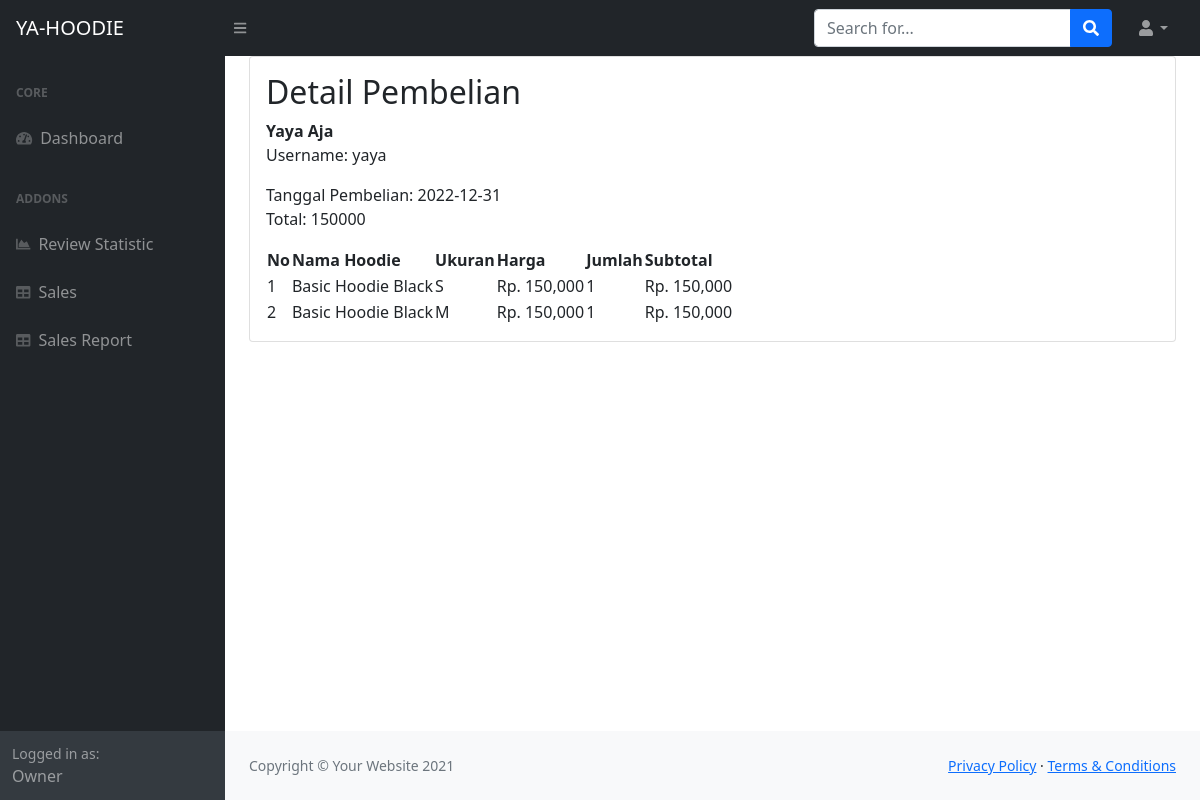
Page /yahoodie/dashboardOwner.php?halaman=detail&id=1 on the committed database.
### tables this page shows
CREATE TABLE `pembelian` (
  `id_pembelian` int NOT NULL,
  `idUser` int NOT NULL,
  `tanggal_pembelian` date NOT NULL,
  `total_pembelian` int NOT NULL,
  `alamat` varchar(255) NOT NULL
);

CREATE TABLE `users` (
  `idUser` int NOT NULL,
  `fullname` varchar(255) NOT NULL,
  `username` varchar(255) NOT NULL,
  `password` varchar(255) NOT NULL
);

CREATE TABLE `pembelian_produk` (
  `id_pembelian_produk` int NOT NULL,
  `id_pembelian` int NOT NULL,
  `kodeHoodie` int NOT NULL,
  `jumlah` int NOT NULL
);

CREATE TABLE `hoodie` (
  `kodeHoodie` int NOT NULL,
  `idAdmin` int NOT NULL,
  `namaHoodie` varchar(255) NOT NULL,
  `tipe` varchar(255) NOT NULL,
  `ukuran` varchar(255) NOT NULL,
  `harga` varchar(255) NOT NULL,
  `stock` varchar(255) NOT NULL,
  `gambar` varchar(255) DEFAULT NULL
);

### yahoodie/detail.php (the view)
<div class="container-fluid px-4">
    <div class="card mb-4">
        <div class="card-body">
            <h2>Detail Pembelian</h2>
            <?php
                include 'db.php';
                $hasil = mysqli_query($mysqli, "SELECT * FROM pembelian JOIN users ON pembelian.idUser=users.idUser WHERE pembelian.id_pembelian='$_GET[id]'");
                $detail = $hasil->fetch_assoc()
            ?>
            <strong><?php echo $detail['fullname'];?></strong><br>
            <p>
                Username: <?php echo $detail['username'];?>
            </p>
            <p>
                Tanggal Pembelian: <?php echo $detail['tanggal_pembelian'];?> <br>
                Total: <?php echo $detail['total_pembelian'];?>
            </p>
            <table id="datatablesSimple">
                <thead>
                    <tr>
                        <th>No</th>
                        <th>Nama Hoodie</th>
                        <th>Ukuran</th>
                        <th>Harga</th>
                        <th>Jumlah</th>
                        <th>Subtotal</th>
                    </tr>
                </thead>
                <tbody>
                    <?php
                        $nomor = 1;
                        $hasil = mysqli_query($mysqli, "SELECT * FROM pembelian_produk JOIN hoodie ON pembelian_produk.kodeHoodie=hoodie.kodeHoodie
                            WHERE pembelian_produk.id_pembelian='$_GET[id]'");
                        while ($pecah = $hasil->fetch_assoc()) {
                    ?>
                    <tr>
                        <td><?php echo $nomor; ?></td>
                        <td><?php echo $pecah['namaHoodie']; ?></td>
                        <td><?php echo $pecah['ukuran']; ?></td>
                        <td>Rp. <?php echo number_format($pecah['harga']); ?></td>
                        <td><?php echo $pecah['jumlah']; ?></td>
                        <td>
                            Rp. <?php echo number_format($pecah['harga']*$pecah['jumlah']); ?>
                        </td>
                    </tr>
                    <?php $nomor++;?>
                    <?php } ?>
                </tbody>
            </table>
        </div>
    </div>
</div>

### rows in the picture
pembelian: idUser.fullname "Yaya Aja", idUser.username "yaya", tanggal_pembelian "2022-12-31", total_pembelian "150000"
pembelian_produk: kodeHoodie.namaHoodie "Basic Hoodie Black", kodeHoodie.ukuran "S", kodeHoodie.harga "150,000", jumlah "1", $pecah['harga']*$pecah['jumlah'] "150,000"
pembelian_produk: kodeHoodie.namaHoodie "Basic Hoodie Black", kodeHoodie.ukuran "M", kodeHoodie.harga "150,000", jumlah "1", $pecah['harga']*$pecah['jumlah'] "150,000"
